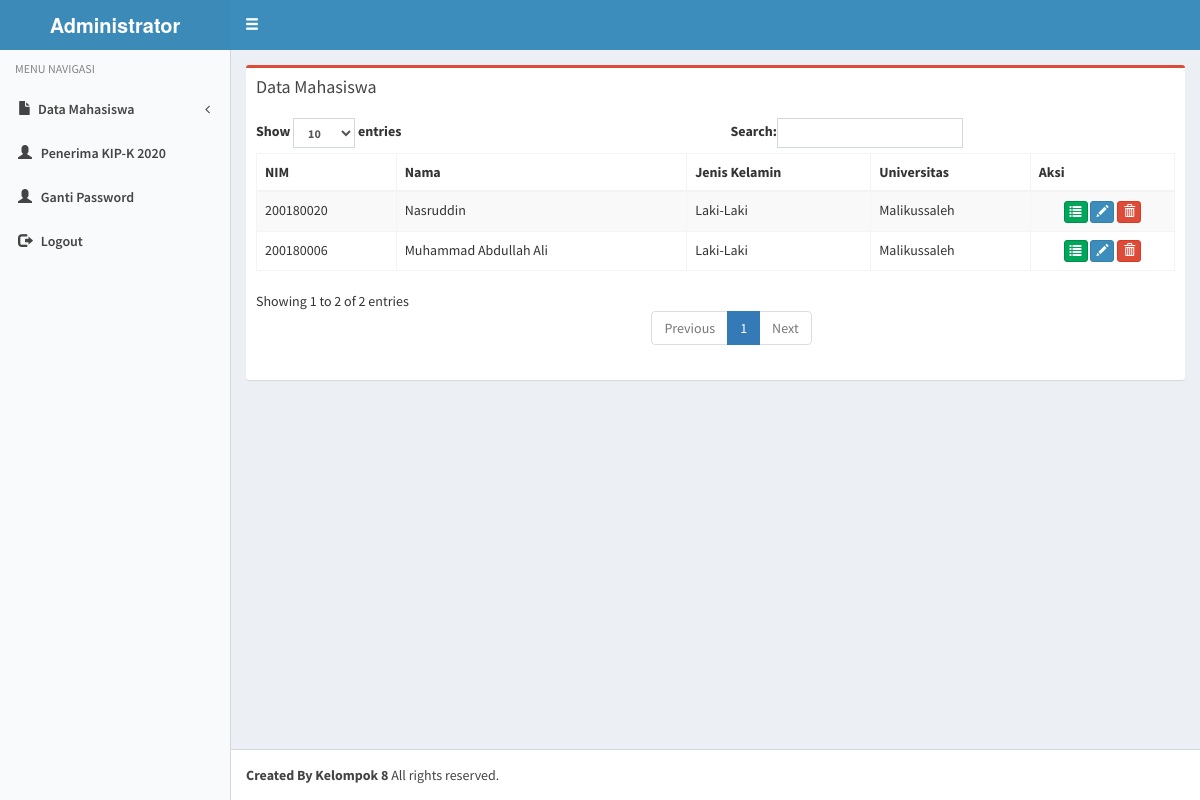
Page /admin/index.php?page=list_mahasiswa (signed in) on the committed database.
### tables this page shows
CREATE TABLE `user` (
  `id` int(11) NOT NULL,
  `nim` varchar(255) NOT NULL,
  `nama` varchar(30) NOT NULL,
  `jenis_kelamin` varchar(15) NOT NULL,
  `universitas` varchar(50) DEFAULT NULL,
  `tempatkp` varchar(100) DEFAULT NULL,
  `tanggalkp` varchar(100) DEFAULT NULL,
  `tanggalselesai` varchar(100) DEFAULT NULL,
  `alamat` varchar(100) NOT NULL,
  `telepon` varchar(13) DEFAULT NULL
);

### admin/list_mahasiswa.php (the view, shortened to what this page needs)
<?php include "../inc/koneksi.php"; ?>
<div class="row">
            <div class="col-xs-12">
              <div class="box box-danger">
                <div class="box-header">
                  <h3 class="box-title">Data Mahasiswa</h3>
                </div>
                <div class="box-body">
                  <table id="example1" class="table table-bordered table-striped">
                    <thead>
                      <tr>
                        <th>NIM</th>
                        <th>Nama</th>
                        <th>Jenis Kelamin</th>
                        <th>Universitas</th>
                        <th>Aksi</th>
                      </tr>
                    </thead>
                    <tbody>
                     <?php
                     $qu=mysqli_query($con,"select * from user order by nama desc");
                     while($has=mysqli_fetch_assoc($qu))
                     {
                        echo "
                        <tr>
                        <td>$has[nim]</td>
                        <td>$has[nama]</td>
                        <td>$has[jenis_kelamin]</td>
                        <td>$has[universitas]</td>
                        <td style='text-align:center'>
                        <a href='index.php?page=mahasiswa&id=$has[id]'><span data-placement='top' data-toggle='tooltip' title='Detil'><button class='btn btn-success btn-xs' data-title='Edit' data-toggle='modal' data-target='#edit' ><span class='glyphicon glyphicon-list'></span></button><span></a>
                        <a href='index.php?page=mahasiswa&id=$has[id]'><span data-placement='top' data-toggle='tooltip' title='Edit'><button class='btn btn-primary btn-xs' data-title='Edit' data-toggle='modal' data-target='#edit' ><span class='glyphicon glyphicon-pencil'></span></button><span></a>
                        <span data-placement='top' data-toggle='tooltip' title='Delete'><button onclick='datadel($has[id],&#39;list_mahasiswa&#39;)' class='btn btn-danger btn-xs' data-title='Delete' data-toggle='modal' data-target='#myModal' ><span class='glyphicon glyphicon-trash'></span></button><span>
                        </td>
                      </tr>
                        ";
                     }
                     ?>
                    </tbody>
                  </table>
                </div>
              </div>
            </div>

### rows in the picture
user: nim "200180020", nama "Nasruddin", jenis_kelamin "Laki-Laki", universitas "Malikussaleh"
user: nim "200180006", nama "Muhammad Abdullah Ali", jenis_kelamin "Laki-Laki", universitas "Malikussaleh"
